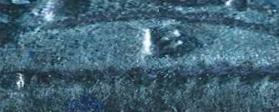
#> input picture OCR-preprocessing/OCR-preprocessing/Coin_Samples/Toulouse_mintMark_strip_save.jpg, 279 x 112 px; its folder holds only this picture in this run
$ python -i Piece.py   (imports and definitions only)
#> lines starting #> are read from the running program, lines starting #| are printed output that depends on the picture
### OCR-preprocessing/OCR-preprocessing/Algorithm/AversRevers.py
# -*- coding: utf-8 -*-
"""
Created on Thu Mar 03 21:49:29 2016

@author: victor
"""
import sys
import cv2
import numpy as np
from PIL import Image,  ImageEnhance
from skimage.feature import (match_descriptors,  ORB,  match_template)
from skimage.filters import threshold_niblack
from skimage.color import rgb2gray
from skimage.restoration import denoise_nl_means

from Algorithm import Template, Preprocessing
from skimage.segmentation import clear_border


class AversRevers:

    def __init__(self,  quelcote):
        self.side_type = quelcote
        # image extraite du cote extrait
        self.im_BRG = None
        # coordonnfe du cercle dans l'image originale [x,  y,  rayon]
        self.circleCoordinates = None
        # coordonnee du rectangle pour extractio dans l'image originale [xdebut,  xfin,  ydebut,  yfin]
        self.boundaries = None
        self.radius = None
        self.stripe = None
        self.marge_hor = np.array([0,  0])
        self.marge_vert = None
        # Criteres pour l'extraction des blocs de lettres en pourcentage de rayon :
        # position verticale en partant du haut# taille horizontale# taille verticale # deviation autour de la mediane
        self.crit_shape = 0.05,  0.3,  0.02,  0.3,  0.1,  0.2,  0.05 # en pourcentage
        #self.crit_shape =0.05, 0.1, 0.05, 0.1, 0.05, 0.1, 0.05, 0.8
        # Initialization matching,  number of descriptor
        self.Ndescr = 300
        # OCR text results
        self.OCR_results = None

    """
    IMAGE IMPROVEMENT
    """
    # [88 lines left out: functions enhance_image, hue_enhance, not called in this run]

    """
    STRIPE EXTRACTION
    """
    # [61 lines left out: function coin2stripe, not called in this run]

    def show_stripe(self):
        Image.fromarray(self.stripe.astype(np.uint8)[:, :, [2,  1,  0]]).show()

    # [76 lines left out: functions save_stripe, save_coin, not called in this run]

    """
    WORD EXTRACTION
    """
    # [178 lines left out: functions extract_words, get_words, show_words, save_words, not called in this run]

    """
    FEATURE MATCHING
    """
    # [156 lines left out: functions register_multireference, match_features, not called in this run]

    """
    COLOR FRAME CONVERSION
    """
    # [44 lines left out: functions rgb2hsv, hsv2rgb, not called in this run]

### OCR-preprocessing/OCR-preprocessing/Algorithm/Piece.py
# -*- coding: utf-8 -*-
"""
Created on Mon Feb 29 21:29:08 2016

@author: victor
"""
import os
import re
import time
from PIL import Image, ImageOps
import cv2
import csv
import numpy as np
from xlrd import open_workbook
import unicodedata
from io import StringIO

from Algorithm import AversRevers


class Piece:
    def __init__(self,  ImagePiecePath):
        """
        Loading the image
        """
        if isinstance(ImagePiecePath,  str):
            # When it's a local file, Color image loaded by OpenCV is in BGR mode
            self.coinBGR = cv2.imread(ImagePiecePath,  cv2.IMREAD_COLOR)
#> self.coinBGR is the input picture: shape (112, 279, 3); mean B, G, R 117.6, 99.9, 66.4
            self.coinGray = cv2.imread(ImagePiecePath,  cv2.IMREAD_GRAYSCALE)
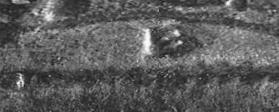
#> self.coinGray: shape (112, 279); min 21, max 252, mean 91.9
            self.picture_path = ImagePiecePath
        elif isinstance(ImagePiecePath,  Image.Image):
            # When it's passed as a PIL image
            imagelocal = ImagePiecePath
            self.coinBGR = np.asarray(imagelocal)
            self.coinGray = np.asarray(ImageOps.grayscale(imagelocal))
            self.picture_path = ImagePiecePath.name
        else:
            # When it's passed as a string
            imagelocal = Image.open(StringIO(ImagePiecePath.read()))
            self.coinBGR = np.asarray(imagelocal)
            self.coinGray = np.asarray(ImageOps.grayscale(imagelocal))
            self.picture_path = ImagePiecePath.name

        # o is for original
        self.coinBGRo = self.coinBGR.copy()

        # Avers et revers de la piece
        self.avers = AversRevers.AversRevers("avers")
        self.revers = AversRevers.AversRevers("revers")
        # Margin to extract the two sides (revers and avers) in # of pixels
        self.marge_ravers = 5
        self.param_extract = [["avers", 0, int(self.coinGray.shape[1]*0.5)],#0.6
                              ["revers", int(self.coinGray.shape[1]*0.5), self.coinGray.shape[1]]]#0.4

        # Numismatic identification
        # Numismatic
        self.numismatic = []
        # Type of text extraction
        self.text_extraction = 'Tesseract', 'Google', 'Tensorflow'
        # List with different ROI in the coin. Unit is a percentage of diameter wrt to the coin center.
        # Each ROI is described as follow: x_upperleft,  y_upperleft,  x_lowerdroite,  y_lowerdroite

        self.decoupageRavers = [[[-0.3, -0.3, +0.4, -0.2],  # profil gauche - avers
                                 [-0.6, +0.2, +0.4, +0.6],  # profil droite - avers
                                 [+0.6, -0.4, +0.9, +0.4]],  # bas de la piece - avers
                                [[-0.7, -0.4, +0.0, +0.4],  # partie haut - avers
                                 [-0.0, -0.4, +0.6, +0.4],  # partie moyenne basse - revers
                                 [+0.4, -0.7, +0.7, -0.45],  # partie bas gauche - revers
                                 [+0.4, +0.45, +0.7, +0.7],  # partie bas gauche - revers
                                 [+0.6, -0.6, +0.8, -0.3],  # partie bas droite - revers
                                 [+0.6, +0.3, +0.8, +0.6],
                                 [+0.7, -0.2, +0.93, +0.2]]]
        # Threshold for a Correlation and Feature for the error. Theslower,  the more discriminant
        self.threshold_corr = 0.9
        # inv of mismatches ratio,  aspect ratio(max val pro/smal val p)-1,  angle in degree. error <threshold_feature
        self.threshold_feature = 1.0/3,  0.2,  30

    """
    IMAGE DISPLAY
    """
    # [29 lines left out: functions show_coin_with_circles, reset_image, show_image, not called in this run]

    """
    IMAGE ENHANCEMENT
    """
    # Different Types of image enhancement
    # [59 lines left out: functions enhance_image, hue_enhance, not called in this run]
        # Filtering

    """
    COLOR FRAME CONVERSION
    """
    # [46 lines left out: functions rgb2hsv, hsv2rgb, not called in this run]

    """
    EXTRACT COIN CONTOUR
    """
    def generate_aversrever(self):
        """
        Creates and extract both sides (revers and avers) assuming that the image follows coin dealing standards (both
        sides on the same picture side by side)
        """
        # For both sides
        for ravers in self.param_extract:

            """
            Hough Circle parameter
            """
            circle_coordinates = None
            # Minimum distance between the centers of the detected circles
            min_dist_center = max(0.05*self.coinGray.shape[0], 1)
            # margin range in % to look for the right diameter
            range_margin = 0.00
            param2scale = 1.1
            resizedheight = 100
            sizeGaus = int(max(15, 2.0*round(int(self.coinGray.shape[0]*0.03)/2.0)+1.0))

            # Preprocessing : blurring
            img_resize = self.coinGray[::, ravers[1]:ravers[2]:1]
            img_resize = cv2.GaussianBlur(img_resize, (sizeGaus,  sizeGaus), 2)
            img_resize = cv2.medianBlur(img_resize,  sizeGaus)
            #img_resize = roberts( img_resize )
            img_resize = (img_resize*255.0/np.max(img_resize)).astype(np.uint8)

            # Preprocessing : downsizing image
            #img_resize = downscale_local_mean(img_resize, (np.floor(np.shape(img_resize)[0]/resizedheight),np.floor(np.shape(img_resize)[0]/resizedheight)))
            Image.fromarray(img_resize).show()

            # Otsu's thresholding
            Otsu_threshold,  _ = cv2.threshold(img_resize,  0,  255,  cv2.THRESH_BINARY+cv2.THRESH_OTSU)

            # Try to find the first acceptable circles by realeasing iterativelly the constraints
            while circle_coordinates is None:

                # Hough Transform to detect coins
                min_radius = int((0.95-range_margin)/3.0*float(self.coinGray.shape[0]))
                max_radius = int((1.03 + 0) / 2.0 * float(self.coinGray.shape[0]))

                circle_coordinates = cv2.HoughCircles(img_resize, cv2.HOUGH_GRADIENT,
                                                      dp=1, minDist=min_dist_center, param1=int(Otsu_threshold),
                                                      param2=int(Otsu_threshold/param2scale),
                                                      minRadius=min_radius, maxRadius=max_radius)

                if circle_coordinates is not None:
                    # Get circles only within the original image. We allow extra margin (5 pixels)
                    index_good_circles = np.logical_and(
                        np.logical_and(1 < (circle_coordinates[0, :, 0]-circle_coordinates[0, :, 2]),
                                       (circle_coordinates[0, :, 0]+circle_coordinates[0, :, 2]) < img_resize.shape[1]+1),
                        np.logical_and(1 < (circle_coordinates[0, :, 1]-circle_coordinates[0, :, 2]),
                                       (circle_coordinates[0, :, 1]+circle_coordinates[0, :, 2]) < img_resize.shape[0]+1)
                                                      )

                    circle_coordinates = circle_coordinates[:, index_good_circles, :]

                    if not(circle_coordinates.any()):
                        # if list is empty
                        circle_coordinates = None

                # Expanding the radius range
                range_margin = range_margin+0.01
                min_dist_center = max(min_dist_center/2.0,  1.0)
                param2scale = param2scale*1.1

            # Update avers and revers attributes,  second argument
            # circle_coordinates[0, :,2].argmax(0) is the circle with largest diameter
            # 0 is the best circle
            # Coordinate wihtin the original picture
            getattr(self,  ravers[0]).circleCoordinates = np.uint16(
                np.around(circle_coordinates[0,  circle_coordinates[0, :, 2].argmax(0), :]
                          + np.array([ravers[1], 0,  0]))
                                                                   )
            # Circle boundaries in the original picture
            getattr(self,  ravers[0]).radius = getattr(self,  ravers[0]).circleCoordinates[2]
            taille = 2*(self.marge_ravers+getattr(self,  ravers[0]).circleCoordinates[2])
            getattr(self,  ravers[0]).im_BRG = 255*np.ones((taille,  taille,  3)).astype(np.uint8)

            # Copy image
            bornes = [getattr(self, ravers[0]).circleCoordinates[0]-getattr(self,  ravers[0]).circleCoordinates[2]
                      - self.marge_ravers,
                      getattr(self, ravers[0]).circleCoordinates[0]+getattr(self,  ravers[0]).circleCoordinates[2]
                      + self.marge_ravers,
                      getattr(self, ravers[0]).circleCoordinates[1]-getattr(self,  ravers[0]).circleCoordinates[2]
                      - self.marge_ravers,
                      getattr(self, ravers[0]).circleCoordinates[1]+getattr(self,  ravers[0]).circleCoordinates[2]
                      + self.marge_ravers]

            getattr(self,  ravers[0]).boundaries = [int(max(0,                      bornes[0])),
                                                    int(min(self.coinGray.shape[1], bornes[1])),
                                                    int(max(0,                      bornes[2])),
                                                    int(min(self.coinGray.shape[0], bornes[3]))]

            getattr(self,  ravers[0]).im_BRG[
                            max(0, -0-bornes[2]):(taille-max(0,  bornes[3]-0-self.coinGray.shape[0])):1,
                            max(0, -0-bornes[0]):(taille-max(0,  bornes[1]-0-self.coinGray.shape[1])):1,
                            ::] = self.coinBGR[
                                    getattr(self,  ravers[0]).boundaries[2]:getattr(self,  ravers[0]).boundaries[3]:1,
                                    getattr(self,  ravers[0]).boundaries[0]:getattr(self,  ravers[0]).boundaries[1]:1,
                                    ::]

            # Update attributes
            getattr(self,  ravers[0]).xc = float(self.marge_ravers+getattr(self,  ravers[0]).circleCoordinates[2])
            getattr(self,  ravers[0]).yc = float(self.marge_ravers+getattr(self,  ravers[0]).circleCoordinates[2])
            getattr(self,  ravers[0]).radius = float(getattr(self,  ravers[0]).radius)
#> this loop made 2 passes
#> Otsu_threshold on passes 1 to 2: 144, 146
#> pass 1, in generate_aversrever, `img_resize = self.coinGray[::, ravers[1]:ravers[2]:1]`:
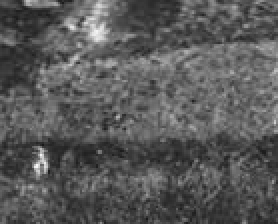
#> img_resize: shape (112, 139) (shown 2 times larger); min 24, max 248, mean 88.5
#> pass 1, in generate_aversrever, `img_resize = cv2.GaussianBlur(img_resize, (sizeGaus,  sizeGaus), 2)`:
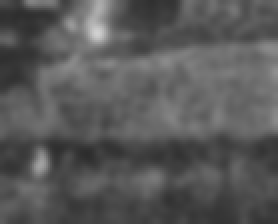
#> img_resize: shape (112, 139) (shown 2 times larger); min 44, max 209, mean 88.5
#> pass 1, in generate_aversrever, `img_resize = cv2.medianBlur(img_resize,  sizeGaus)`:
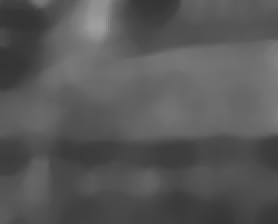
#> img_resize: shape (112, 139) (shown 2 times larger); min 52, max 157, mean 87.6
#> pass 1, in generate_aversrever, `img_resize = (img_resize*255.0/np.max(img_resize)).astype(np.uint8)`:
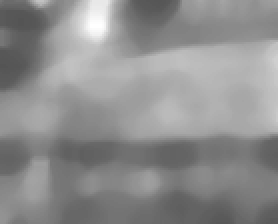
#> img_resize: shape (112, 139) (shown 2 times larger); min 84, max 255, mean 141.8
#> after the loop:
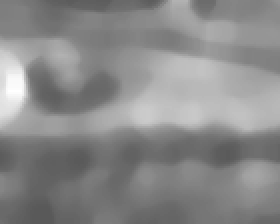
#> img_resize: shape (112, 140) (shown 2 times larger); min 89, max 255, mean 137.4
#> after the loop, index_good_circles = [True]

    # [57 lines left out: function update_numismatic, not called in this run]

    """
    FEATURE MATCHING
    """
    # [102 lines left out: functions generate_feature, register_coin, not called in this run]

>>> result = Piece('../Coin_Samples/Toulouse_mintMark_strip_save.jpg').generate_aversrever()
